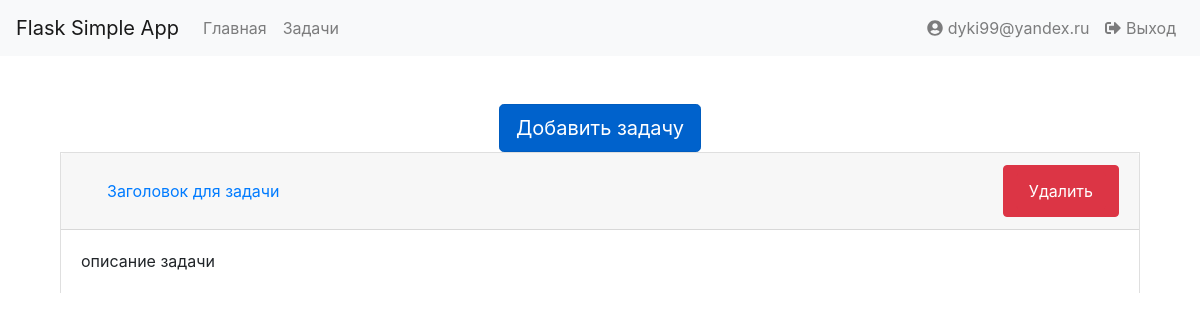
Page /tasks (signed in) on the earlier database version.
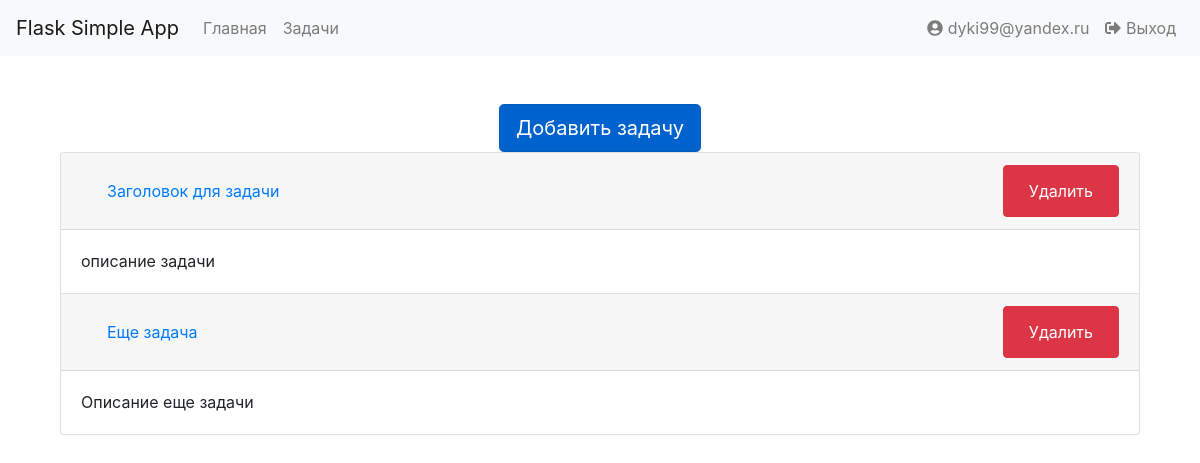
Same page on the later database version.
### tables this page shows
CREATE TABLE users
(
	id integer not null
		constraint users_pk
			primary key autoincrement,
	email text not null,
	password text not null
);

CREATE TABLE "tasks"
(
	id integer not null
		constraint tasks_pk
			primary key autoincrement,
	title varchar(100) not null,
	description text,
	id_user int not null
		references users
			on update cascade on delete cascade
);

### app.py (the view)
@app.route("/tasks", methods=['GET'])
def show_tasks():
    if 'user_id' in session:
        user_id = session['user_id']
        user = Storage.get_user_by_id(user_id)
        tasks = Storage.get_task_by_user(user_id)
        return render_template("pages/task_list.html", page_title="Список задач", tasks=tasks, user=user)
    else:
        return redirect('/login')

### storage/__init__.py (called while the page is built)
    @staticmethod
    def get_user_by_id(id: int) -> User:
        user_data = db.execute('SELECT * FROM users WHERE id=?', (id,)).fetchone()
        if user_data:
            return User(id=user_data[0], email=user_data[1], password=user_data[2])
        else:
            return None

    @staticmethod
    def get_task_by_user(user_id: int):
        tasks = db.execute("SELECT tasks.id, tasks.title, tasks.description, tasks.id_user from tasks INNER JOIN users ON tasks.id_user = users.id where users.id=?",
                           (user_id,)).fetchall()
        tasks_list = []
        for task in tasks:
            tasks_list.append(Task(id=task[0],
                                   title=task[1],
                                   description=task[2],
                                   user=Storage.get_user_by_id(task[3])))
        return tasks_list

### templates/pages/task_list.html
{% extends "layouts/base_layout.html" %}
{% block main %}
    <section class="container">
        <div class="row justify-content-md-center">
            <a href="/task" class="btn btn-primary btn-lg active" role="button" aria-pressed="true">Добавить задачу</a>
        </div>
        <div class="row justify-content-md-center">
            <div class="accordion col-12" id="accordionExample">
            {% for task in tasks %}
              <div class="card">
                <div class="card-header">
                  <h5 class="mb-0">
                    <button class="btn btn-link" type="button" data-toggle="collapse" data-target="#collapseOne" aria-expanded="true" aria-controls="collapseOne">
                      <a href="/tasks/{{ task.id }}" class="btn btn-link" role="button" aria-pressed="true">{{ task.title }}</a>
                    </button>
                      <button class="btn btn-danger float-right" type="button">
                          <a href="/delete/{{ task.id }}" class="btn btn-danger" role="button">Удалить</a>
                      </button>
                  </h5>
                </div>
                <div id="collapseOne" class="collapse show" aria-labelledby="headingOne" data-parent="#accordionExample">
                  <div class="card-body">
                      {{ task.description }}
                  </div>
                </div>
              </div>
            {% endfor %}
        </div>
        </div>
    </section>
{% endblock %}

### templates/layouts/base_layout.html (shortened to what this page needs)
<!DOCTYPE html>
<html lang="en">
<head>
    <link rel="stylesheet" href="/static/css/bootstrap.min.css">
</head>
<body>
    <nav class="navbar navbar-expand-lg navbar-light bg-light">
        <a class="navbar-brand" href="#">Flask Simple App</a>
        <ul class="navbar-nav mr-auto">
            <li class="nav-item">
                <a class="nav-link" href="/">Главная</a>
            </li>
            {% if user %}
                <li class="nav-item">
                    <a class="nav-link" href="/tasks">Задачи</a>
                </li>
            {% endif %}
        </ul>
        <ul class="navbar-nav ml-auto">
            {% if user %}
                <li class="nav-item">
                    <a class="nav-link" href="#"><i class="fas fa-user-circle"></i> {{ user.email }}</a>
                </li>
                <li class="nav-item">
                    <a class="nav-link" href="/logout"><i class="fas fa-sign-out-alt"></i> Выход</a>
                </li>
            {% endif %}
        </ul>
    </nav>
    <main class="container mt-5">
    {% block main %}{% endblock %}
    </main>
</body>
</html>

Differences in the rows shown:
added tasks: title "Еще задача", description "Описание еще задачи"
